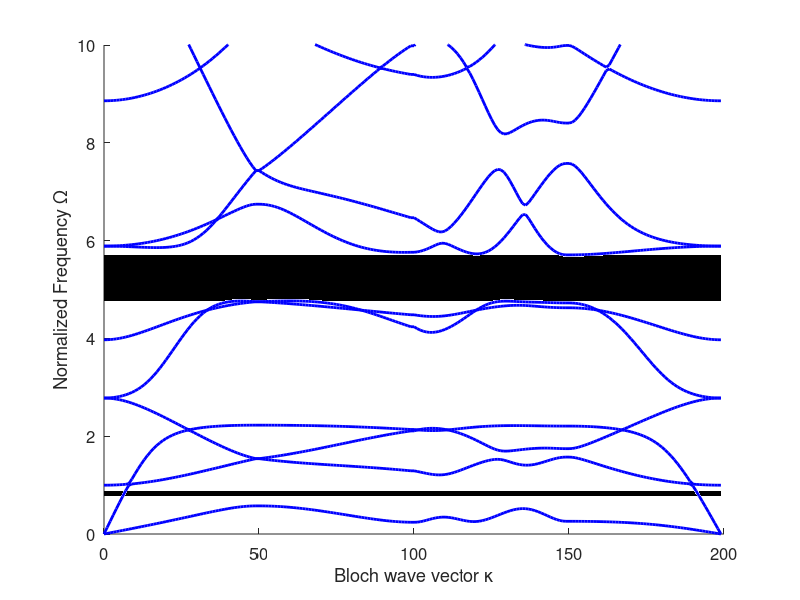

MATLAB code to generate this figure:
clc;
clear;
close all;

% Parameters
omeg_mult = 10;

% Load data
eigenfrequency_data = load('Lin_Norm_freq30.dat'); % Eigenfrequencies (y-axis)
wave_number_data = load('Wave_num.dat')';      % Wave numbers (x-axis)

% Plot the dispersion diagram
figure;
hold on;
plot(wave_number_data, eigenfrequency_data, '-b', 'LineWidth', 2);
ylim([0, omeg_mult]);

% Identify band gaps
sdat = unique(eigenfrequency_data(:));        % Flatten and get unique frequencies
gap_indices = find(diff(sdat) >= 1e-1);        % Find indices where a significant gap exists

% Highlight all band gaps
if ~isempty(gap_indices)
    disp('Bandgaps found:');
    for i = 1:length(gap_indices)
        % Calculate start and end of each band gap
        bandgap_start = sdat(gap_indices(i));
        bandgap_end = sdat(gap_indices(i) + 1);
        
        % Draw each band gap as a horizontal rectangle
        rectangle('Position', [min(wave_number_data), bandgap_start, ...
                  max(wave_number_data) - min(wave_number_data), bandgap_end - bandgap_start], ...
                  'FaceColor', 'k', 'EdgeColor', 'none');%, 'FaceAlpha', 0.3); % Semi-transparent
        
        % Display bandgap details in the command window
        disp(['Bandgap ', num2str(i), ': [', num2str(bandgap_start), ', ', num2str(bandgap_end), ']']);
    end
else
    disp('No bandgaps found.');
end

% Annotate plot
xlabel('Bloch wave vector κ');
ylabel('Normalized Frequency Ω');
set(gca, 'FontSize', 12); % Adjust font size for readability
hold off;